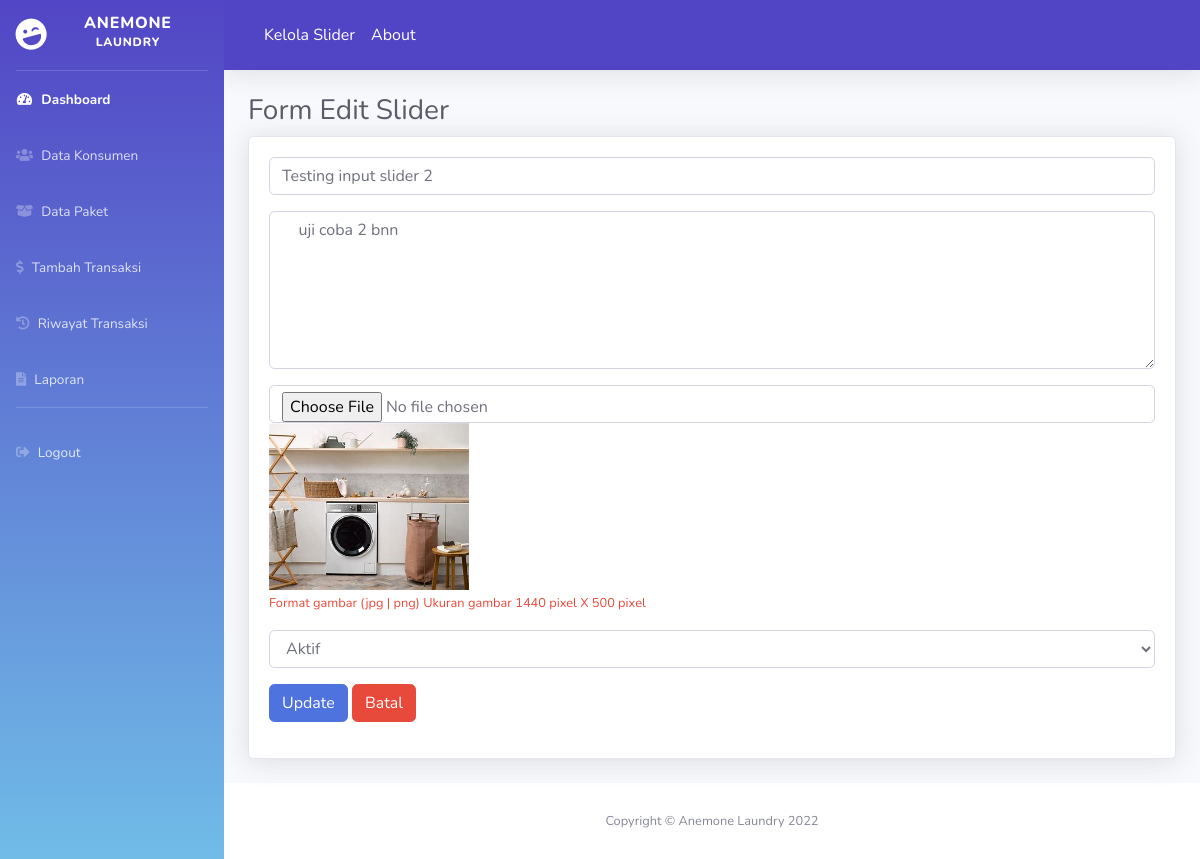
Page /slider/edit/1 on the committed database.
### tables this page shows
CREATE TABLE `slider` (
  `id_slider` int(11) NOT NULL,
  `judul_slider` varchar(50) NOT NULL,
  `deskripsi_slider` text NOT NULL,
  `status_slider` varchar(20) NOT NULL,
  `gambar_slider` varchar(100) NOT NULL
);

### application/controllers/slider.php (called while the page is built, shortened)
<?php
class Slider extends CI_Controller {
    public function __construct()
    {
        $this->load->model('m_slider');
    }
    public function edit($id_slider)
    {
        $isi['content'] = 'backend/slider/e_slider';
        $isi['judul'] = 'Form Edit Slider';
        $isi['slider'] = $this->m_slider->edit_slider($id_slider);
        $this->load->view('backend/dashboard', $isi);
    }
}
?>

### index.php (called while the page is built, shortened)
<?php
require_once BASEPATH.'core/CodeIgniter.php';

### application/models/m_slider.php (called while the page is built, shortened)
<?php
class M_slider extends CI_Model {
    public function edit_slider($id_slider)
    {
        $this->db->where('id_slider', $id_slider);
        return $this->db->get('slider')->row_array();
    }
}

### application/views/backend/slider/e_slider.php (the view, shortened to what this page needs)
<!DOCTYPE html>
<html lang="en">
    <head>
    </head>
    <body>
        <div class="container-fluid">
            <h1 class="h3 mb-2 text-gray-800"><?= $judul;?></h1>
            <div class="card shadow mb-4">
                <div class="card-body">
                    <form method="post" action="<?= base_url()?>slider/update" enctype="multipart/form-data">
                        <div class="form-group">
                            <input type="text" name="judul_slider" value="<?= $slider['judul_slider']?>" class="form-control" placeholder="Input Judul Slider">
                        </div>
                        <div class="form-group">
                            <textarea name="deskripsi_slider" class="form-control" cols="30" rows="6" placeholder="Input Deskripsi Slider"> <?= $slider['deskripsi_slider'];?></textarea>
                        </div>
                        <div class="form-group">
                            <input type="file" name="gambar_slider" class="form-control" placeholder="Input Harga Paket">
                            <img src="<?= base_url()?>assets/images/slider/<?= $slider['gambar_slider'];?>" alt="" width="200"><br>
                            <small class="text-danger">Format gambar (jpg | png) Ukuran gambar 1440 pixel X 500 pixel</small>
                        </div>
                <div class="form-group">
                    <select name="status_slider" class="form-control">
                        <?php
                            if($slider['status_slider'] == "Aktif"){?>
                                <option value="Aktif" selected>Aktif</option>
                            <?php }else{?>
                                <option value="Aktif">Aktif</option>
                                <option value="Tidak Aktif" selected>Tidak Aktif</option>
                            <?php }
                        ?>
                    </select>
                </div>
                <div class="form-group">
                    <button type="submit" class="btn btn-primary"> Update </button>
                    <a href="<?= base_url()?>konsumen" class="btn btn-danger"> Batal</a>
                </div>
            </form>
            </div>
        </div>
    </div>
</body>
</html>

### rows in the picture
slider: judul_slider "Testing input slider 2", deskripsi_slider "uji coba 2 bnn", gambar_slider (picture), status_slider "Aktif"

### other values in the picture
$judul "Form Edit Slider"
